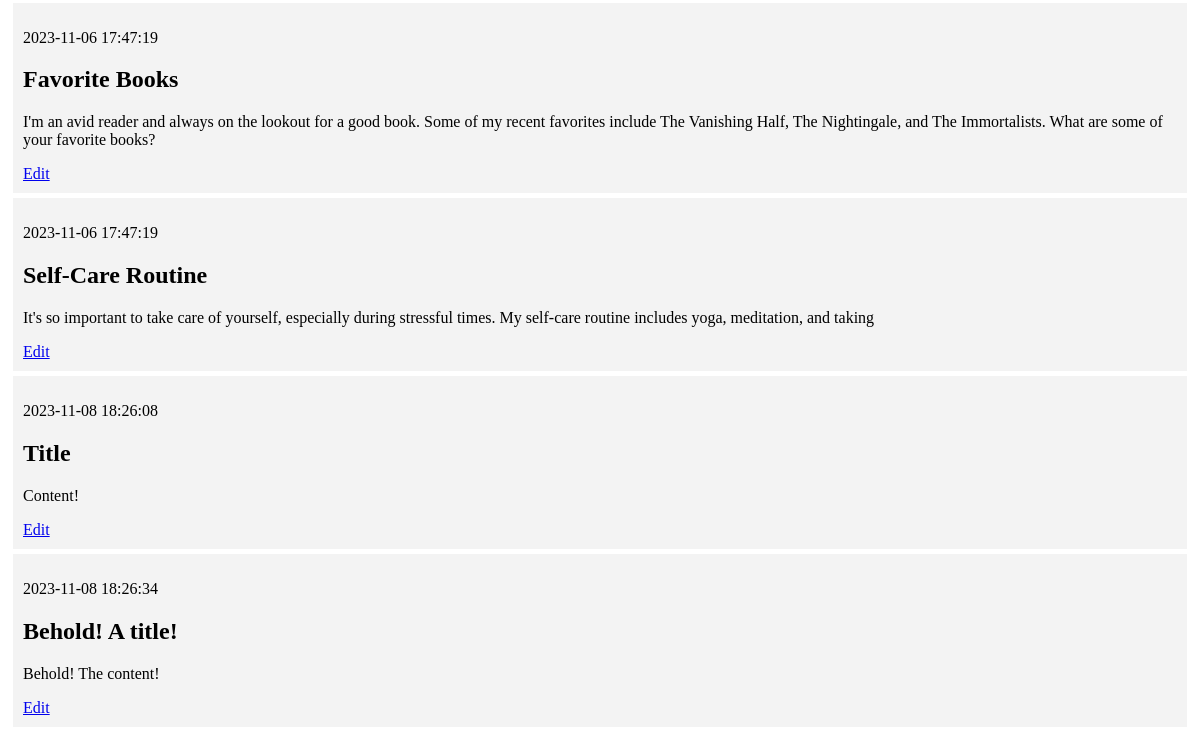
Before: / (lower part) with the older database file.
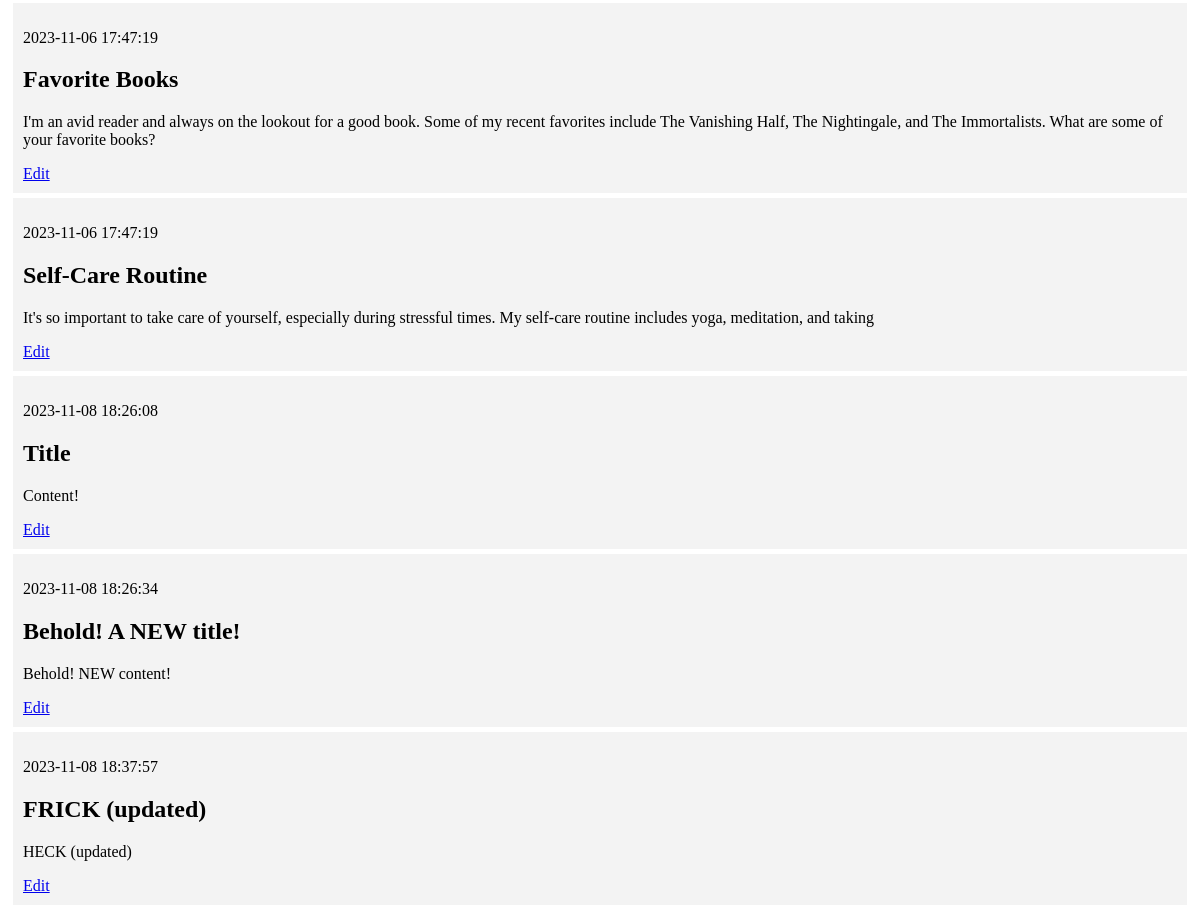
After: the same page with the newer database file.
### tables this page shows
CREATE TABLE posts (
    id INTEGER PRIMARY KEY AUTOINCREMENT,
    created TIMESTAMP NOT NULL DEFAULT CURRENT_TIMESTAMP,
    title TEXT NOT NULL,
    content TEXT NOT NULL
);

### app.py (the view)
@app.route('/')
def index():
    conn = get_db_connection()
    query = 'SELECT * FROM posts'
    posts = conn.execute(query).fetchall()
    conn.close()
    return render_template('index.html', posts=posts)

### app.py (called while the page is built)
def get_db_connection():
    conn = sqlite3.connect('database.db')
    conn.row_factory = sqlite3.Row
    return conn

### templates/index.html (shortened to what this page needs)
{% extends 'base.html' %}
{% block content %}
    {% for post in posts %}
        <div class="post">
            <p> {{ post['created'] }}</p>
            <h2>{{ post['title'] }}</h2>
            <p>{{ post['content'] }}</p>
            <a href="{{ url_for('edit', id=post['id']) }}">Edit</a>
        </div>
    {% endfor %}
{% endblock %}

### templates/base.html (shortened to what this page needs)
<!DOCTYPE html>
<html lang="en">
<head>
</head>
<body>
    <div class="content">
        {% block content %} {% endblock %}
    </div>
</body>
</html>

### templates/base.html (style rules this page uses)
.post { padding: 10px; margin: 5px; background-color: #f3f3f3 }

Changed rows visible on the page:
changed posts: title "Behold! A title!" → "Behold! A NEW title!"; content "Behold! The content!" → "Behold! NEW content!"
added posts: created "2023-11-08 18:37:57", title "FRICK (updated)", content "HECK (updated)"
